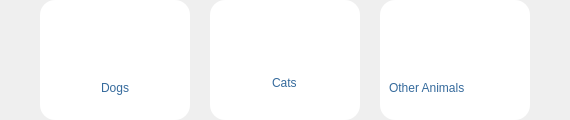
           <widget class="QWidget" name="widget_10" native="true">
            <layout class="QHBoxLayout" name="horizontalLayout_5">
             <property name="spacing">
              <number>0</number>
             </property>
             <property name="leftMargin">
              <number>0</number>
             </property>
             <property name="topMargin">
              <number>0</number>
             </property>
             <property name="rightMargin">
              <number>0</number>
             </property>
             <property name="bottomMargin">
              <number>0</number>
             </property>
             <item>
              <spacer name="horizontalSpacer_3">
               <property name="orientation">
                <enum>Qt::Horizontal</enum>
               </property>
               <property name="sizeHint" stdset="0">
                <size>
                 <width>40</width>
                 <height>20</height>
                </size>
               </property>
              </spacer>
             </item>
             <item>
              <widget class="QWidget" name="widget_12" native="true">
               <property name="minimumSize">
                <size>
                 <width>150</width>
                 <height>120</height>
                </size>
               </property>
               <property name="maximumSize">
                <size>
                 <width>150</width>
                 <height>120</height>
                </size>
               </property>
               <property name="styleSheet">
                <string notr="true">background-color: white;
border-radius: 15px;</string>
               </property>
               <layout class="QVBoxLayout" name="verticalLayout_4">
                <property name="topMargin">
                 <number>20</number>
                </property>
                <property name="bottomMargin">
                 <number>20</number>
                </property>
                <item alignment="Qt::AlignHCenter">
                 <widget class="QPushButton" name="pushButton_2">
                  <property name="minimumSize">
                   <size>
                    <width>100</width>
                    <height>50</height>
                   </size>
                  </property>
                  <property name="maximumSize">
                   <size>
                    <width>100</width>
                    <height>50</height>
                   </size>
                  </property>
                  <property name="text">
                   <string/>
                  </property>
                  <property name="icon">
                   <iconset>
                    <normaloff>../img/icons8-dog.png</normaloff>../img/icons8-dog.png</iconset>
                  </property>
                  <property name="iconSize">
                   <size>
                    <width>100</width>
                    <height>100</height>
                   </size>
                  </property>
                 </widget>
                </item>
                <item alignment="Qt::AlignHCenter">
                 <widget class="QLabel" name="label_2">
                  <property name="styleSheet">
                   <string notr="true">color: #356a9c;
font: 600 16pt &quot;Bahnschrift&quot;;</string>
                  </property>
                  <property name="text">
                   <string>Dogs</string>
                  </property>
                 </widget>
                </item>
               </layout>
              </widget>
             </item>
             <item>
              <spacer name="horizontalSpacer_5">
               <property name="orientation">
                <enum>Qt::Horizontal</enum>
               </property>
               <property name="sizeType">
                <enum>QSizePolicy::Fixed</enum>
               </property>
               <property name="sizeHint" stdset="0">
                <size>
                 <width>20</width>
                 <height>20</height>
                </size>
               </property>
              </spacer>
             </item>
             <item>
              <widget class="QWidget" name="widget_13" native="true">
               <property name="minimumSize">
                <size>
                 <width>150</width>
                 <height>120</height>
                </size>
               </property>
               <property name="maximumSize">
                <size>
                 <width>150</width>
                 <height>120</height>
                </size>
               </property>
               <property name="styleSheet">
                <string notr="true">background-color: white;
border-radius: 15px;</string>
               </property>
               <layout class="QVBoxLayout" name="verticalLayout_5">
                <property name="topMargin">
                 <number>9</number>
                </property>
                <property name="bottomMargin">
                 <number>20</number>
                </property>
                <item alignment="Qt::AlignHCenter">
                 <widget class="QPushButton" name="pushButton_3">
                  <property name="minimumSize">
                   <size>
                    <width>100</width>
                    <height>50</height>
                   </size>
                  </property>
                  <property name="maximumSize">
                   <size>
                    <width>100</width>
                    <height>100</height>
                   </size>
                  </property>
                  <property name="text">
                   <string/>
                  </property>
                  <property name="icon">
                   <iconset>
                    <normaloff>../img/icons8-cat-48.png</normaloff>../img/icons8-cat-48.png</iconset>
                  </property>
                  <property name="iconSize">
                   <size>
                    <width>80</width>
                    <height>80</height>
                   </size>
                  </property>
                 </widget>
                </item>
                <item alignment="Qt::AlignHCenter">
                 <widget class="QLabel" name="label_4">
                  <property name="styleSheet">
                   <string notr="true">color: #356a9c;
font: 600 16pt &quot;Bahnschrift&quot;;</string>
                  </property>
                  <property name="text">
                   <string>Cats</string>
                  </property>
                 </widget>
                </item>
               </layout>
              </widget>
             </item>
             <item>
              <spacer name="horizontalSpacer_6">
               <property name="orientation">
                <enum>Qt::Horizontal</enum>
               </property>
               <property name="sizeType">
                <enum>QSizePolicy::Fixed</enum>
               </property>
               <property name="sizeHint" stdset="0">
                <size>
                 <width>20</width>
                 <height>20</height>
                </size>
               </property>
              </spacer>
             </item>
             <item>
              <widget class="QWidget" name="widget_14" native="true">
               <property name="minimumSize">
                <size>
                 <width>150</width>
                 <height>120</height>
                </size>
               </property>
               <property name="maximumSize">
                <size>
                 <width>150</width>
                 <height>120</height>
                </size>
               </property>
               <property name="styleSheet">
                <string notr="true">background-color: white;
border-radius: 15px;</string>
               </property>
               <layout class="QVBoxLayout" name="verticalLayout_6">
                <property name="topMargin">
                 <number>20</number>
                </property>
                <property name="bottomMargin">
                 <number>20</number>
                </property>
                <item alignment="Qt::AlignHCenter">
                 <widget class="QPushButton" name="pushButton_5">
                  <property name="minimumSize">
                   <size>
                    <width>100</width>
                    <height>50</height>
                   </size>
                  </property>
                  <property name="maximumSize">
                   <size>
                    <width>100</width>
                    <height>100</height>
                   </size>
                  </property>
                  <property name="text">
                   <string/>
                  </property>
                  <property name="icon">
                   <iconset>
                    <normaloff>../img/icons8-animal-shelter-50.png</normaloff>../img/icons8-animal-shelter-50.png</iconset>
                  </property>
                  <property name="iconSize">
                   <size>
                    <width>100</width>
                    <height>100</height>
                   </size>
                  </property>
                 </widget>
                </item>
                <item>
                 <widget class="QLabel" name="label_11">
                  <property name="styleSheet">
                   <string notr="true">color: #356a9c;
font: 600 15pt &quot;Bahnschrift&quot;;</string>
                  </property>
                  <property name="text">
                   <string>Other Animals</string>
                  </property>
                 </widget>
                </item>
               </layout>
              </widget>
             </item>
             <item>
              <spacer name="horizontalSpacer_4">
               <property name="orientation">
                <enum>Qt::Horizontal</enum>
               </property>
               <property name="sizeHint" stdset="0">
                <size>
                 <width>40</width>
                 <height>20</height>
                </size>
               </property>
              </spacer>
             </item>
            </layout>
           </widget>
